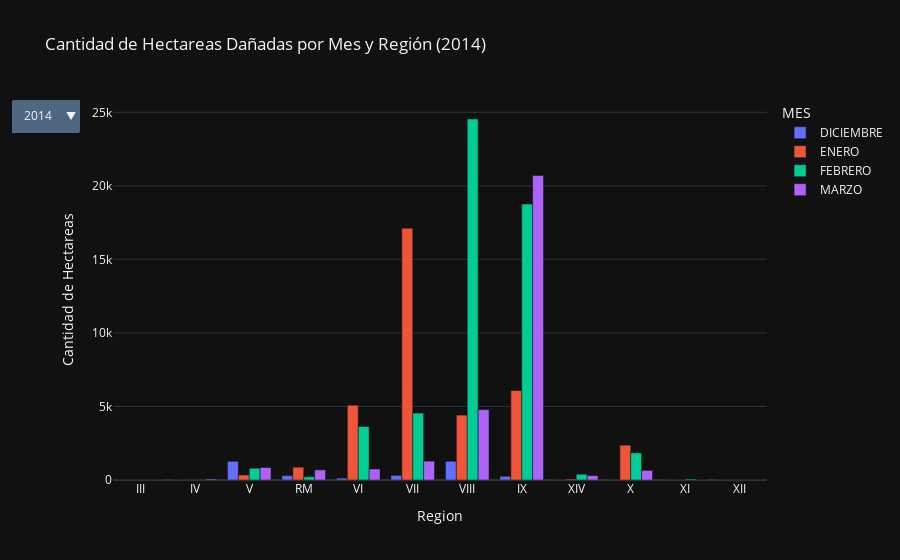

Notebook cell for this chart:
### Markdown cell above
## Visualización Cantidad de Hectáreas Dañadas por Incendios Forestales: según Año, Mes y Región:
---

### Code cell
selected_year = years[0]
fig = px.bar(lista_hectareas[selected_year], x=lista_hectareas[selected_year].index, y=lista_hectareas[selected_year].columns,
             title=f'Cantidad de Hectareas Dañadas por Mes y Región ({selected_year})',
             labels={'value': 'Cantidad de Hectareas', 'variable': 'Mes'},
             template='plotly_dark', barmode='group')

fig.update_layout(updatemenus=[{'type': 'dropdown',
                                'name': 'Seleccionar Año',
                                'buttons': [{'label': str(year),
                                             'method': 'update',
                                             'args': [{'x': [lista_hectareas[year].index],
                                                       'y': [lista_hectareas[year][col] for col in lista_hectareas[year].columns]},
                                                      {'xaxis.categoryorder': 'total ascending',
                                                       'title': f'Cantidad de Hectareas Dañadas por Mes y Región ({year})'}]}
                                            for year in years]}])

fig.update_xaxes(title_text='Region')
fig.show()

### Figure 1 — Plotly figure (JSON) as saved in the notebook; plotly's stock layout.template omitted (floating-point values rounded to 4 significant figures)
{"data": [{"alignmentgroup": "True", "hovertemplate": "MES=DICIEMBRE<br>index=%{x}<br>Cantidad de Hectareas=%{y}<extra></extra>", "legendgroup": "DICIEMBRE", "marker": {"color": "#636efa", "pattern": {"shape": ""}}, "name": "DICIEMBRE", "offsetgroup": "DICIEMBRE", "orientation": "v", "showlegend": true, "textposition": "auto", "type": "bar", "x": ["III", "IV", "V", "RM", "VI", "VII", "VIII", "IX", "XIV", "X", "XI", "XII"], "xaxis": "x", "y": [0, 7.4, 1271.0, 297.8, 125.5, 312.5, 1272, 251.3, 7.7, 19.3, 8.2, 0], "yaxis": "y"}, {"alignmentgroup": "True", "hovertemplate": "MES=ENERO<br>index=%{x}<br>Cantidad de Hectareas=%{y}<extra></extra>", "legendgroup": "ENERO", "marker": {"color": "#EF553B", "pattern": {"shape": ""}}, "name": "ENERO", "offsetgroup": "ENERO", "orientation": "v", "showlegend": true, "textposition": "auto", "type": "bar", "x": ["III", "IV", "V", "RM", "VI", "VII", "VIII", "IX", "XIV", "X", "XI", "XII"], "xaxis": "x", "y": [0, 20.7, 341.1, 869.9, 5082.0, 17120.0, 4412.0, 6083.0, 65.7, 2366.0, 3.3, 0.1], "yaxis": "y"}, {"alignmentgroup": "True", "hovertemplate": "MES=FEBRERO<br>index=%{x}<br>Cantidad de Hectareas=%{y}<extra></extra>", "legendgroup": "FEBRERO", "marker": {"color": "#00cc96", "pattern": {"shape": ""}}, "name": "FEBRERO", "offsetgroup": "FEBRERO", "orientation": "v", "showlegend": true, "textposition": "auto", "type": "bar", "x": ["III", "IV", "V", "RM", "VI", "VII", "VIII", "IX", "XIV", "X", "XI", "XII"], "xaxis": "x", "y": [0, 25.7, 800.7, 221.9, 3635.0, 4551.0, 24540.0, 18760.0, 390.9, 1843.0, 66.6, 3.1], "yaxis": "y"}, {"alignmentgroup": "True", "hovertemplate": "MES=MARZO<br>index=%{x}<br>Cantidad de Hectareas=%{y}<extra></extra>", "legendgroup": "MARZO", "marker": {"color": "#ab63fa", "pattern": {"shape": ""}}, "name": "MARZO", "offsetgroup": "MARZO", "orientation": "v", "showlegend": true, "textposition": "auto", "type": "bar", "x": ["III", "IV", "V", "RM", "VI", "VII", "VIII", "IX", "XIV", "X", "XI", "XII"], "xaxis": "x", "y": [0, 74, 849.9, 687.8, 747.3, 1281, 4786.0, 20710.0, 296.7, 652.5, 0.2, 0.9], "yaxis": "y"}], "layout": {"barmode": "group", "legend": {"title": {"text": "MES"}, "tracegroupgap": 0}, "title": {"text": "Cantidad de Hectareas Dañadas por Mes y Región (2014)"}, "updatemenus": [{"buttons": [{"args": [{"x": [["III", "IV", "V", "RM", "VI", "VII", "VIII", "IX", "XIV", "X", "XI", "XII"]], "y": [[0, 7.4, 1271.0, 297.8, 125.5, 312.5, 1272, 251.3, 7.7, 19.3, 8.2, 0], [0, 20.7, 341.1, 869.9, 5082.0, 17120.0, 4412.0, 6083.0, 65.7, 2366.0, 3.3, 0.1], [0, 25.7, 800.7, 221.9, 3635.0, 4551.0, 24540.0, 18760.0, 390.9, 1843.0, 66.6, 3.1], [0, 74, 849.9, 687.8, 747.3, 1281, 4786.0, 20710.0, 296.7, 652.5, 0.2, 0.9]]}, {"title": "Cantidad de Hectareas Dañadas por Mes y Región (2014)", "xaxis.categoryorder": "total ascending"}], "label": "2014", "method": "update"}, {"args": [{"x": [["III", "IV", "V", "RM", "VI", "VII", "VIII", "IX", "XIV", "X", "XI", "XII"]], "y": [[51.6, 37.4, 276.4, 1460.0, 540.1, 587.5, 321.8, 99.2, 22.5, 19.6, 13.7, 0], [12.4, 21.4, 1164.0, 356, 1031.0, 517.6, 1862.0, 1300.0, 116.9, 159.3, 201.9, 128.5], [32.2, 85.3, 1429.0, 529.6, 1616.0, 765.2, 2622.0, 7114.0, 350.2, 315.7, 2311.0, 4.8], [0.7, 3.5, 859.1, 249.3, 376.9, 366.7, 2509.0, 3485.0, 495.9, 1834.0, 2002.0, 0.5]]}, {"title": "Cantidad de Hectareas Dañadas por Mes y Región (2015)", "xaxis.categoryorder": "total ascending"}], "label": "2015", "method": "update"}, {"args": [{"x": [["XV", "I", "II", "III", "IV", "V", "RM", "VI", "VII", "VIII", "IX", "XIV", "X", "XI", "XII"]], "y": [[0, 0, 0, 1.6, 165.6, 8142.0, 5010.0, 13570.0, 7017.0, 878.9, 91.5, 1.2, 4.6, 0.3, 32.9], [0.5, 0, 0, 0, 3166.0, 12270.0, 31420.0, 83060.0, 241200.0, 114800.0, 7227.0, 14.1, 21, 0, 0.6], [0, 0, 0, 0, 16.7, 982.1, 513.1, 443.2, 3077.0, 2336.0, 459.5, 68.2, 56.5, 0, 1.5], [0, 0, 0, 1.8, 19.8, 948.2, 81.3, 973.6, 567, 618.1, 274.4, 2, 5.7, 0, 0]]}, {"title": "Cantidad de Hectareas Dañadas por Mes y Región (2016)", "xaxis.categoryorder": "total ascending"}], "label": "2016", "method": "update"}, {"args": [{"x": [["XV", "I", "II", "III", "IV", "V", "RM", "VI", "VII", "VIII", "IX", "XIV", "X", "XI", "XII"]], "y": [[2.5, 0, 0, 7, 109.3, 1059, 1817.0, 928.3, 312.9, 556.9, 196.3, 5.2, 32.3, 9.2, 0.1], [0, 0, 0, 20, 67.4, 966, 1314.0, 316.3, 745.5, 2247.0, 7315, 354.4, 363, 5, 101], [0.75, 0, 0, 22.6, 646.6, 1332.0, 491.8, 198.9, 882.7, 1892.0, 4696.0, 38.1, 41.4, 3, 0], [0, 0, 0, 0.6, 37.8, 847, 547.4, 581.5, 613.9, 1771.0, 1547.0, 24.4, 23.3, 2.4, 0]]}, {"title": "Cantidad de Hectareas Dañadas por Mes y Región (2017)", "xaxis.categoryorder": "total ascending"}], "label": "2017", "method": "update"}, {"args": [{"x": [["XV", "I", "II", "III", "IV", "V", "RM", "VI", "VII", "XVI", "VIII", "IX", "XIV", "X", "XI", "XII"]], "y": [[0, 0, 0, 1.5, 8.3, 299.7, 951.3, 184.4, 193.4, 42.4, 374.8, 302.7, 2.7, 22.9, 0.1, 5], [2.34, 0, 0, 10.4, 41.8, 2933.0, 446, 1282.0, 1105.0, 805.2, 1564.0, 1308, 8.9, 18, 1.2, 48.4], [0, 0, 0, 0.8, 12.8, 276.1, 775.4, 1515.0, 3126.0, 1017.0, 7552, 19290.0, 424.1, 1178.0, 15360.0, 0.4], [1.05, 0, 0, 0.4, 40.4, 75.2, 57.1, 1672.0, 2434, 1253, 479.9, 6113.0, 100.5, 29.1, 0.1, 0.2]]}, {"title": "Cantidad de Hectareas Dañadas por Mes y Región (2018)", "xaxis.categoryorder": "total ascending"}], "label": "2018", "method": "update"}, {"args": [{"x": [["XV", "I", "II", "III", "IV", "V", "RM", "VI", "VII", "XVI", "VIII", "IX", "XIV", "X", "XI", "XII"]], "y": [[0.52, 0, 50.08, 21.4, 2, 1437.0, 2595.0, 1283.0, 1931.0, 74.8, 983.5, 684.6, 4, 8.6, 0.1, 0], [0, 0, 0, 0, 3.9, 115.5, 23.6, 210.1, 1167.0, 1149.0, 7728.0, 10690.0, 126.7, 13.5, 0, 0.1], [0, 0, 0.15, 2, 1.2, 91, 70.3, 2389.0, 17290.0, 562.8, 4430.0, 13770.0, 374.9, 90.5, 0, 0], [0, 0, 0, 0.1, 3.8, 55.4, 26.7, 121.6, 502.4, 263, 1906.0, 13651, 43.9, 26.5, 0, 11.2]]}, {"title": "Cantidad de Hectareas Dañadas por Mes y Región (2019)", "xaxis.categoryorder": "total ascending"}], "label": "2019", "method": "update"}, {"args": [{"x": [["XV", "I", "II", "III", "IV", "V", "RM", "VI", "VII", "XVI", "VIII", "IX", "XIV", "X", "XI", "XII"]], "y": [[0, 0, 0.03, 0, 5, 617.5, 137.8, 124.8, 511.2, 281.1, 595.9, 364.3, 5.6, 6.8, 0.6, 0.3], [1, 2.5, 0.3, 0.1, 30.5, 4970.0, 217.2, 1251.0, 2932.0, 728.5, 3418.0, 4861.0, 19.4, 257.6, 0.1, 3.5], [0, 0, 0, 0.2, 12.8, 47.1, 493.3, 11.4, 83, 50.9, 408.2, 3351.0, 116.1, 289.2, 9.5, 0.9], [7, 0, 0, 0, 2.5, 463.9, 13.3, 30.7, 141.9, 178.6, 583.4, 2326.0, 70.2, 191.8, 22, 316.9]]}, {"title": "Cantidad de Hectareas Dañadas por Mes y Región (2020)", "xaxis.categoryorder": "total ascending"}], "label": "2020", "method": "update"}, {"args": [{"x": [["XV", "I", "II", "III", "IV", "V", "RM", "VI", "VII", "XVI", "VIII", "IX", "XIV", "X", "XI", "XII"]], "y": [[20.15, 0, 0, 9.9, 1.3, 283.8, 37.9, 1624.0, 346.8, 2524.0, 1656.0, 21234, 57.8, 184.1, 6.7, 5.5], [0, 0, 0, 1.2, 368.6, 360.4, 67.4, 3361.0, 937.2, 586.5, 541.4, 2783.0, 21.5, 64.8, 0.1, 1172.0], [0.2, 0, 0, 0, 183.2, 766.6, 15.1, 199.6, 2399.0, 3503.0, 13540.0, 45020.0, 387.1, 443.1, 0.8, 0], [0, 0, 0, 0.2, 53.3, 380.6, 96.1, 195.3, 549.2, 3044.0, 7037.0, 1537.0, 1.3, 3.2, 2, 0]]}, {"title": "Cantidad de Hectareas Dañadas por Mes y Región (2021)", "xaxis.categoryorder": "total ascending"}], "label": "2021", "method": "update"}], "name": "Seleccionar Año", "type": "dropdown"}], "xaxis": {"anchor": "y", "domain": [0, 1], "title": {"text": "Region"}}, "yaxis": {"anchor": "x", "domain": [0, 1], "title": {"text": "Cantidad de Hectareas"}}}}
